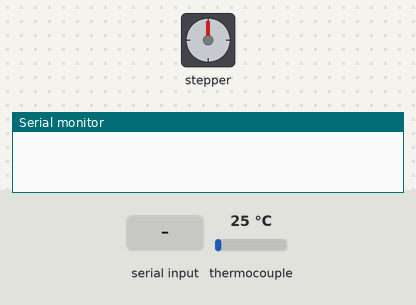
This sketch was run on a simulated Arduino Uno, built with avr-gcc and run on an emulated ATmega328P. Shown: stepper motor, the last lines printed to the serial monitor. Wiring (inferred from the names in the program): MAX6675 thermocouple converter: CS pin 11; MISO pin 12; SCK pin 13. The test bench sets the inputs (shaded band); at power-on: thermocouple 25 °C. Stepper angles assume 2048 steps per turn.

Above: at 1.2 s.
1.3 s: "M90\n" received over the second serial link
At 2.45 s:
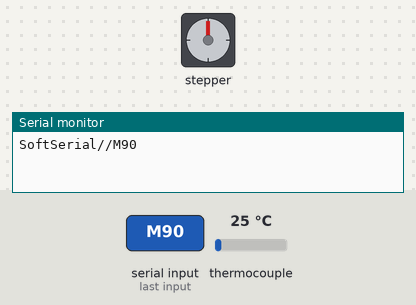
At 3.07 s:
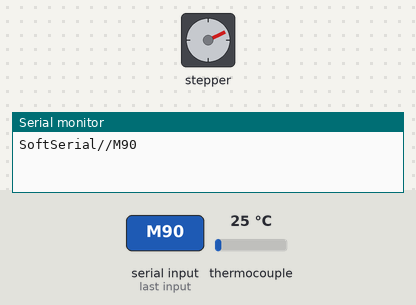
4.3 s: "90,45\n" received over the second serial link
At 5.0 s:
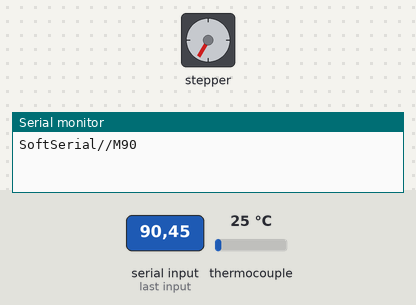
7.3 s: "5\n" received over the second serial link
At 7.3 s:
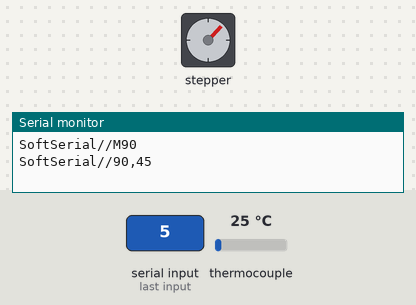
10.3 s: "1,90,45\n" received over the second serial link
13.3 s: "T90\n" received over the second serial link
16.3 s: "T,45\n" received over the second serial link
Timing chart, 0 to 20.3 s (numbered marks = the images above; inputs shaded):
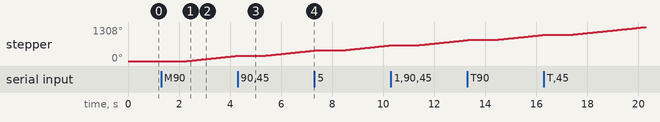

Measured:
- after the input at 1.3 s, stepper: keeps turning clockwise at about 101°/s, starting after 1.0 s

The sketch:

Arduino_PID_Controller.ino
```cpp
/*    Max6675 Module  ==>   Arduino
 *    CS              ==>     D11
 *    SO              ==>     D12
 *    SCK             ==>     D13
 *    Vcc             ==>     Vcc (5v)
 *    Gnd             ==>     Gnd      */

#include <SPI.h>
#include <SoftwareSerial.h>
#include <Stepper.h>

// Constants to calibrate the thermocouple readings
// Use freezing water and boiling water to adjust the constants
// Set calibrateModeOn to true while callibrating, then false to use calibrations
const double calibrate0 = 5.00; // The measured temperature reading at 0 c
const double calibrate100 = 100.00; // The measured temperature reading at 100 c
const bool calibrateModeOn = false; // Set to true to get raw temperature readings in order to calibrate

#define MAX6675_CS   11
#define MAX6675_SO   12
#define MAX6675_SCK  13

const int stepsPerRevolution = 2048;        // change this to fit the number of steps per revolution
const int rolePerMinute = 17;               // Adjustable range of 28BYJ-48 stepper is 0~17 rpm
const int temperatureReadInterval = 200;    // Number of ms between temperature reads
const int temperatureAveragingWindowSize = 10;
const int temperatureTransmitInterval = 2000;
const double pidCalculateInterval = 60000;
const double upperStepsBound = 81920;       // Number of steps needed to fully close the valve
const float autoTemperatureDeadzone = 20.0;
const double stepsPerMotorTurn = 100;
const double minAir = 20;
const double moveResolution = 10;
const double KP = 1.0;
const double KI = 0.0;
//const double KD = 20.0;
const double KD = 40.0;

SoftwareSerial softSerial(2, 3);
Stepper stepper(stepsPerRevolution, 7, 9, 8, 10);

double targetSteps = 81920 * 0.2;
double currentSteps = targetSteps;
unsigned long lastTemperatureReadTime = 0;
unsigned long lastTemperatureTransmitTime = 0;
unsigned long previousPidTime = 0;
float previousTemperatureError = 0.0;
float cumulativeIntegral = 0.0;
float currentTemperature = 0.0;
float targetTemperature = 240.0;
bool automaticTemperatureControl = false;
int manualMotorDirection = 0;
int currentTemperatureReadIndex = 0;
double temperatureReadings[temperatureAveragingWindowSize];


void setup() {
  Serial.begin(9600);
  softSerial.begin(115200);
  stepper.setSpeed(rolePerMinute);
}

void loop() {
  readTemperature();
  transmitTemperature();
  readESP8266();
  if (automaticTemperatureControl) {
    calculatePid();
  }
  turnMotor();
  if (manualMotorDirection != 0) {
    turnMotorManual(manualMotorDirection);
  }
}

void readTemperature() {
  unsigned long currentTime = millis();
  if (currentTime - lastTemperatureReadTime >= temperatureReadInterval) {
    lastTemperatureReadTime = currentTime;

    double sum = 0;
    temperatureReadings[currentTemperatureReadIndex] = readThermocouple();
    for (int i = 0; i < temperatureAveragingWindowSize; i++) {
      sum += temperatureReadings[i];
    }
    currentTemperature = sum / double(temperatureAveragingWindowSize);

    currentTemperatureReadIndex++;
    if (currentTemperatureReadIndex >= temperatureAveragingWindowSize) {
      currentTemperatureReadIndex = 0;
    }
  }
}

void transmitTemperature() {
  unsigned long currentTime = millis();
  double airIntake = 100*currentSteps/upperStepsBound;
  if (currentTime - lastTemperatureTransmitTime >= temperatureTransmitInterval) {
    lastTemperatureTransmitTime = currentTime;
    softSerial.println(String(currentTemperature) + ", " + String(airIntake));
//    Serial.println(String(currentTemperature) + ", " + String(airIntake));
  }
}

void readESP8266() {
  if (softSerial.available()) {
    String serialInput = softSerial.readString();
    Serial.print("SoftSerial//" + serialInput);

    if (serialInput.startsWith("T")) {
      targetTemperature = serialInput.substring(1).toFloat();
      automaticTemperatureControl = true;
      Serial.println("Set target temperature to: " + String(targetTemperature));
    } else if (serialInput.startsWith("M")) {
      double target = serialInput.substring(1).toDouble();
      if (target < 0) {
        setTargetSteps(currentSteps);
        manualMotorDirection = 0;
      } else {
        setTargetSteps((target / 100.0) * double(upperStepsBound));
      }
      automaticTemperatureControl = false;
    } else if (serialInput.startsWith("D")) {
      int direction = serialInput.substring(1).toInt();
      manualMotorDirection = direction;
      automaticTemperatureControl = false;
    }

  }
}

void calculatePid() {
  unsigned long currentPidTime = millis();
  double newSteps = currentSteps;
//  Serial.println("previousPidTime: " + String(previousPidTime));
//  Serial.println("currentPidTime: " + String(currentPidTime));
  if (currentPidTime - previousPidTime < pidCalculateInterval) {
    return;
  }
  Serial.println("1. Current-Previous=Delta PidTime: " + String(currentPidTime) + " - " + String(previousPidTime) + " = " + String(currentPidTime - previousPidTime));
  Serial.println("2. Target-Current=Delta Temp: " + String(targetTemperature) + " - " + String(currentTemperature) + " = " + String(targetTemperature - currentTemperature));

  float temperatureError = targetTemperature - currentTemperature;
  if (previousPidTime > 0) {
    unsigned long deltaTime = (currentPidTime - previousPidTime) / 1000;
    cumulativeIntegral += temperatureError * deltaTime;
    float derivative = (temperatureError - previousTemperatureError) / deltaTime;
    float pid = KP * temperatureError + KI * cumulativeIntegral + KD * derivative;
    Serial.println("3. tempError-prevTempError" + String(temperatureError) + " + " + String(previousTemperatureError) + " = " + String(derivative));
    Serial.println("4. PID: " + String(KP*temperatureError) + " + " + String(KD*derivative) + " = " + String(pid));
    newSteps = currentSteps + (upperStepsBound*pid/100);
    if (newSteps>upperStepsBound) {
      newSteps=upperStepsBound;
      } else if (newSteps<minAir*upperStepsBound/100){
        newSteps=minAir*upperStepsBound/100;
        }
    if (abs(temperatureError)>autoTemperatureDeadzone/2) {
      setTargetSteps(newSteps);
      Serial.println("5. TargetPosition: " + String(100*newSteps/upperStepsBound));
      Serial.println("");
    }
  }
  previousPidTime = currentPidTime;
  previousTemperatureError =  temperatureError;
}

/*
void calculatePid() {
  unsigned long currentPidTime = millis();
  double newSteps = currentSteps;
  if (currentPidTime - previousPidTime < pidCalculateInterval) {return;}
  Serial.println("1. Current-Previous=Delta PidTime: " + String(currentPidTime) + " - " + String(previousPidTime) + " = " + String(currentPidTime - previousPidTime));
  Serial.println("2. Target-Current=Delta Temp: " + String(targetTemperature) + " - " + String(currentTemperature) + " = " + String(targetTemperature - currentTemperature));

  float temperatureError = targetTemperature - currentTemperature;
  if (currentTemperature>(targetTemperature+(autoTemperatureDeadzone/2))) {
    newSteps = currentSteps - (upperStepsBound*moveResolution/100);
  } else if (currentTemperature<(targetTemperature-(autoTemperatureDeadzone/2))) {
    newSteps = currentSteps + (upperStepsBound*moveResolution/100);
  }
  if (newSteps>upperStepsBound) {
    newSteps=upperStepsBound;
    } else if (newSteps<minAir*upperStepsBound/100){
      newSteps=minAir*upperStepsBound/100;
      }
  setTargetSteps(newSteps);
  Serial.println("5. TargetPosition: " + String(100*newSteps/upperStepsBound));
  Serial.println("");
  previousPidTime = currentPidTime;
  previousTemperatureError =  temperatureError;
}
*/

void turnMotor() {
  if (targetSteps == currentSteps) {
    return;
  }
  int direction = (targetSteps > currentSteps) ? 1 : -1;
  double stepsToTake = min(abs(targetSteps - currentSteps), stepsPerMotorTurn);
  stepsToTake = stepsToTake * direction;
  stepper.step(stepsToTake);
  currentSteps += stepsToTake;
}

void turnMotorManual(int direction) {
  stepper.step(direction * stepsPerMotorTurn);
}

void setTargetSteps(double ts) {
  if (ts > upperStepsBound) {
    targetSteps = upperStepsBound;
  } else if (ts < 0) {
    targetSteps = 0;
  } else {
    targetSteps = ts;
  }
}

double readThermocouple() {
  uint16_t v;
  pinMode(MAX6675_CS, OUTPUT);
  pinMode(MAX6675_SO, INPUT);
  pinMode(MAX6675_SCK, OUTPUT);

  digitalWrite(MAX6675_CS, LOW);
  delay(1);

  // Read in 16 bits,
  //  15    = 0 always
  //  14..2 = 0.25 degree counts MSB First
  //  2     = 1 if thermocouple is open circuit
  //  1..0  = uninteresting status

  v = shiftIn(MAX6675_SO, MAX6675_SCK, MSBFIRST);
  v <<= 8;
  v |= shiftIn(MAX6675_SO, MAX6675_SCK, MSBFIRST);

  digitalWrite(MAX6675_CS, HIGH);
  if (v & 0x4)
  {
    // Bit 2 indicates if the thermocouple is disconnected
    return NAN;
  }

  // The lower three bits (0,1,2) are discarded status bits
  v >>= 3;

  // The remaining bits are the number of 0.25 degree (C) counts
  double temperature = v*0.25;

  if (calibrateModeOn) {
    return temperature; // Return raw temperature readings if callibrateModeOn is set to true
  } else {
    return (temperature - calibrate0) * (100.0 / (calibrate100 - calibrate0));
  }
}
```
